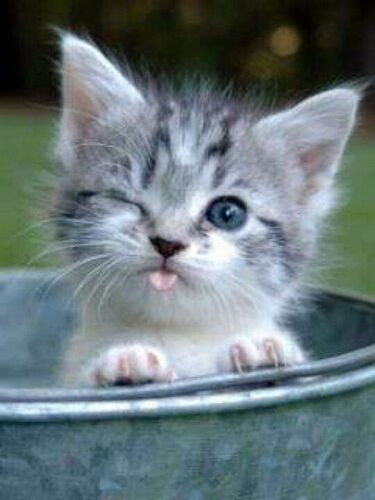
#> input picture Image Processing in Spatial Domain/cat.png, 375 x 500 px
$ jupyter execute 'Smoothing Filters.ipynb'
#> lines starting #> are read from the running program, lines starting #| are printed output that depends on the picture; after the words box and inside, x2 and y2 are one past the last pixel; in counts of white or black regions, pixels touching at a corner belong together
[cell 1]
import numpy as np
import cv2
import math
import matplotlib.pyplot as plt
import random
from google.colab.patches import cv2_imshow
from scipy.signal import convolve2d

## Add Noise

[cell 2]
# Do not change this cell
image = cv2.imread('cat.png',cv2.IMREAD_GRAYSCALE)
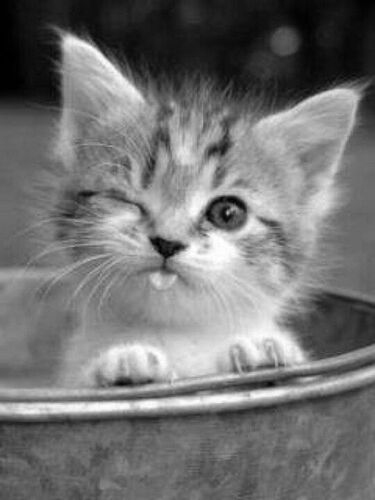
#> image: shape (500, 375); min 0, max 255, mean 114.6

[cell 3]
def Add_Noise(img):
    """
    Add salt and pepper noise to the input image.
        Parameters:
          image: Input image (numpy array).
        Returns:
          Image with salt and pepper noise added.
    """
    salt_prob = 0.01
    pepper_prob = 0.01
    random_matrix = np.random.rand(*img.shape[:2])
    img[random_matrix < salt_prob] = 255
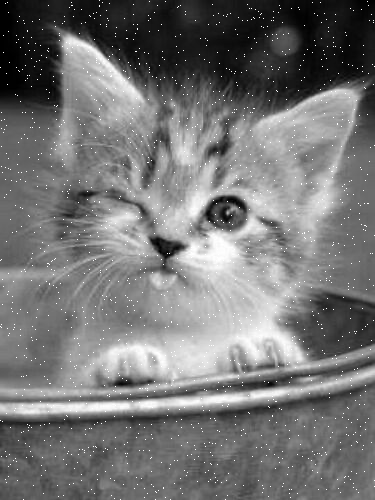
#> img: shape (500, 375); min 0, max 255, mean 116
    img[random_matrix > 1 - pepper_prob] = 0
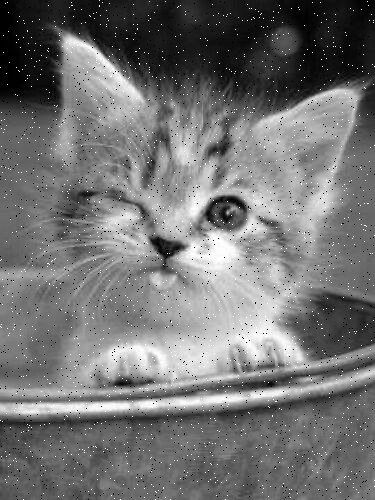
#> img: shape (500, 375); 1.01% of pixels changed, all inside (x1, y1, x2, y2) = (0, 0, 375, 500)

    return img

[cell 4]
image = Add_Noise(image)
plt.imshow(image,cmap='gray')
plt.title("cat with noise")
plt.axis("off")

# Smoothing Filters

<h3> in this section we want to implement : </h3>

1.   Averaging Blurring
2.   Median Blurring
3.   Gaussian Blurring

<h3> you should define reflect101 padding function and use it befor blurring </h3>
<h3><b> note : you can't use libraries in this section </b></h3>
<h3><b> note : you can't use loop in Reflect101 function </b></h3>

[cell 5]
def Reflect101(img,filter_size):
  '''
    Do not use loop (like while and for)
    Do not use libraries
    calculate averaging filter
    input(s):
      img (ndarray): input image
      filter_size (ndarray): filter size
    output(s):
      image (ndarray): computed Reflect101
  '''
#> called with filter_size = 15
  pad_size = filter_size // 2

  top = img[1:pad_size+1][::-1]
  bottom = img[-(pad_size+1):-1][::-1]
  left = img[:, 1:pad_size+1][:, ::-1]
  right = img[:, -(pad_size+1):-1][:, ::-1]

  top_left = top[:, 1:pad_size+1][:, ::-1]
  top_right = top[:, -(pad_size+1):-1][:, ::-1]
  bottom_left = bottom[:, 1:pad_size+1][:, ::-1]
  bottom_right = bottom[:, -(pad_size+1):-1][:, ::-1]

  image = np.block([
        [top_left, top, top_right],
        [left, img, right],
        [bottom_left, bottom, bottom_right]
    ])
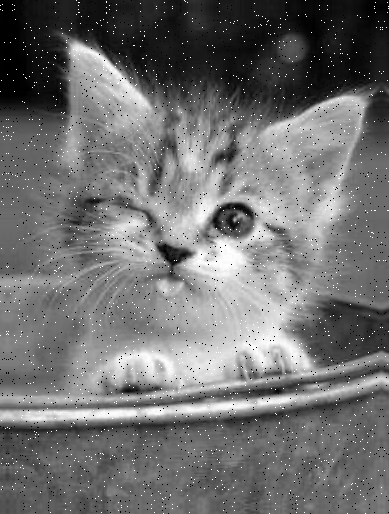
#> image: shape (514, 389); min 0, max 255, mean 112.3

  return image

[cell 6]
def Averaging_Blurring(img, filter_size):
  '''
    Do not use libraries
    input(s):
      img (ndarray): input image
      filter_size (ndarray): filter size
    output(s):
      result (ndarray): computed averaging blurring
  '''
  image = Reflect101(img, filter_size)
  result = np.zeros((img.shape))

  height = len(img)
#> height = 500
  width = len(img[0])
#> width = 375

  for i in range(height):
    for j in range(width):
      sub_matrix = [image[i + x][j:j + filter_size] for x in range(filter_size)]

      flat_list = [item for sublist in sub_matrix for item in sublist]
      result[i][j] = sum(flat_list) // len(flat_list)
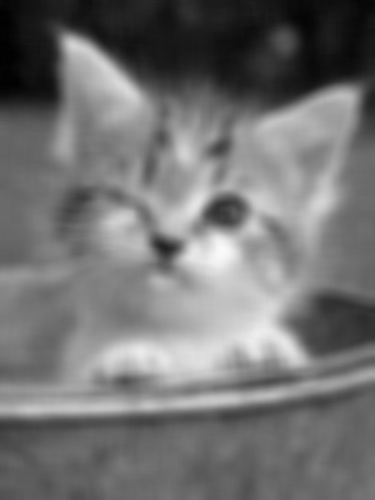
#> result: shape (500, 375) float64; min 0, max 250, mean 114.3

  return result

[cell 7]
def Median_Blurring(img, filter_size):
  '''
    Do not use libraries
    input(s):
      img (ndarray): input image
      filter_size (ndarray): filter size
    output(s):
      result (ndarray): computed median blurring
  '''
#> called with filter_size = 15
  image = Reflect101(img, filter_size)
  result = np.zeros((img.shape))

  height = len(img)
#> height = 500
  width = len(img[0])
#> width = 375

  for i in range(height):
    for j in range(width):
      sub_matrix = [image[i + x][j:j + filter_size] for x in range(filter_size)]

      flat_list = [item for sublist in sub_matrix for item in sublist]
      flat_list.sort()

      mid = len(flat_list) // 2
      if len(flat_list) % 2 == 0:
        median = (flat_list[mid - 1] + flat_list[mid]) // 2
      else:
        median = flat_list[mid]

      result[i][j] = median

  return result

[cell 8]
def Gaussian_Blurring(img, filter_size, std):
    '''
    Do not use libraries
    input(s):
      img (ndarray): input image
      filter_size (tuple): filter size
      std (float): std of gaussian kernel
    output(s):
      result (ndarray): computed gaussian blurring
    '''
#> called with filter_size = 15, std = 40
    image = Reflect101(img, filter_size)
    kernel = np.zeros((filter_size,filter_size))

    center = filter_size // 2
    sum_val = 0  # To normalize the kernel

    for i in range(filter_size):
        for j in range(filter_size):
            x = i - center
            y = j - center
            kernel[i , j] = (1 / (2 * math.pi * std ** 2)) * math.exp(-(x ** 2 + y ** 2) / (2 * std ** 2))
            sum_val += kernel[i , j]

    kernel /= sum_val
    output = image.copy()
    result = cv2.filter2D(src = output, ddepth = -1, kernel = kernel)
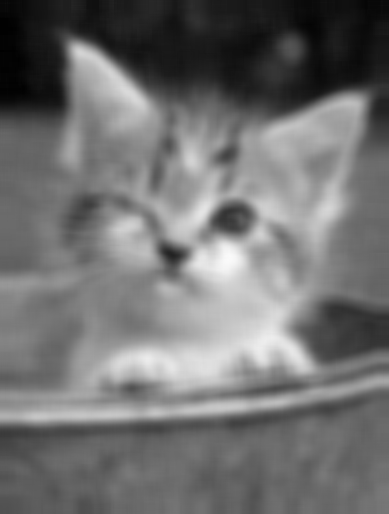
#> result: shape (514, 389); min 0, max 250, mean 112.3
    return result

[cell 9]
# Do not change this cell
plt.figure(figsize=(15,15))
plt.subplot(2,2,1)
plt.imshow(image,cmap='gray')
plt.title("main image")
plt.axis("off")

AB = Averaging_Blurring(image,15)
plt.subplot(2,2,2)
plt.imshow(AB,cmap='gray')
plt.title("Averaging Blurring")
plt.axis("off")

MB = Median_Blurring(image,15)
plt.subplot(2,2,3)
plt.imshow(MB,cmap='gray')
plt.title("Median Blurring")
plt.axis("off")

GB = Gaussian_Blurring(image,15,40)
plt.subplot(2,2,4)
plt.imshow(GB,cmap='gray')
plt.title("Gaussian Blurring")
plt.axis("off")

<h3> in this section we want to implement all blurrings with opencv and compare their with last part </h3>
<h3><b> note : for comparison, the parameters should be the same as in last part </b></h3>

[cell 10]
AveragingBlurring = cv2.blur(image , (15 , 15))
MedianBlurring = cv2.medianBlur(image , 15)
GaussianBlurring = cv2.GaussianBlur(image , (15 , 15) , 40)

[cell 11]
# Do not change this cell
Array = [image, AveragingBlurring, MedianBlurring, GaussianBlurring]
titles = ['noisy image', 'Averaging Blurring', 'Median Blurring', 'Gaussian Blurring']
plt.figure(figsize=(15,15))
for i in range(4):
  plt.subplot(2,2,i+1)
  plt.imshow(Array[i],cmap='gray')
  plt.title(titles[i])
  plt.axis("off")
